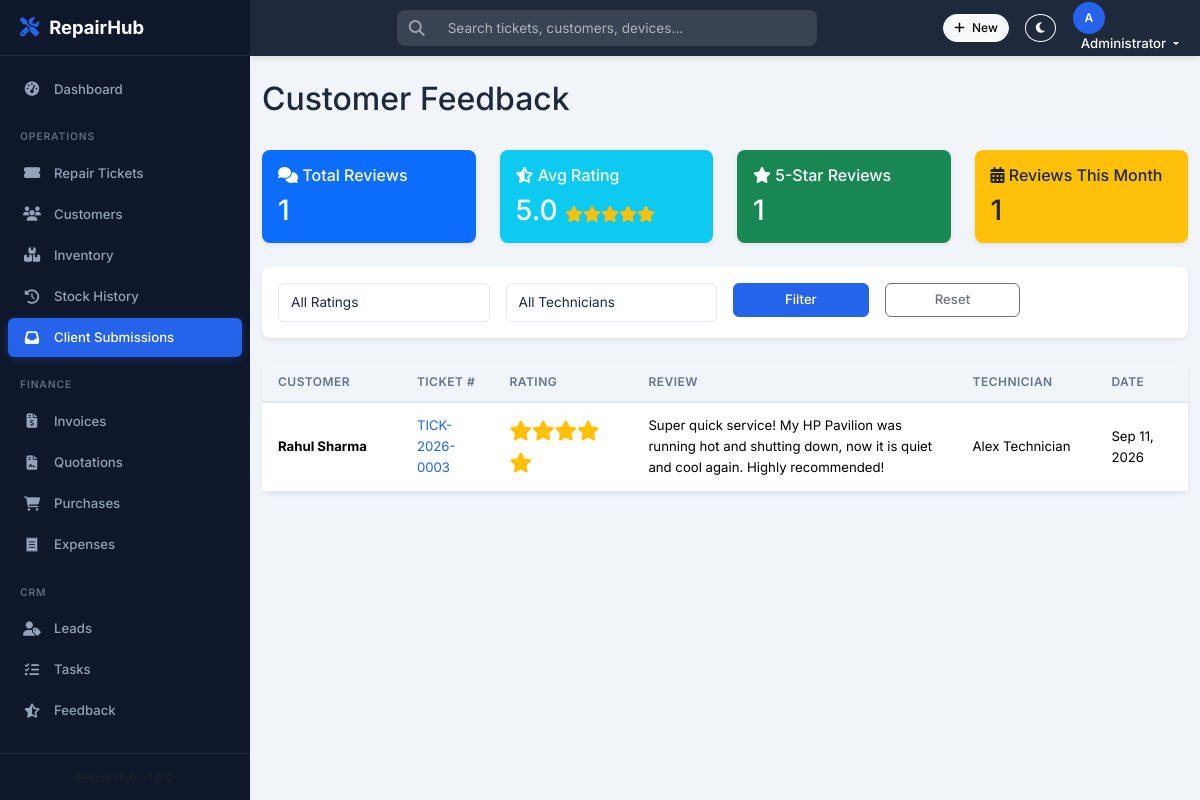
/admin/feedback.php (signed in), run on the app's committed database.
### tables this page shows
CREATE TABLE `feedback` (
  `id` int NOT NULL AUTO_INCREMENT,
  `ticket_id` int NOT NULL,
  `customer_id` int NOT NULL,
  `rating` tinyint NOT NULL,
  `review` text,
  `technician_id` int DEFAULT NULL,
  `is_visible` tinyint(1) NOT NULL DEFAULT '1',
  `created_at` datetime NOT NULL DEFAULT CURRENT_TIMESTAMP,
  PRIMARY KEY (`id`),
  KEY `idx_ticket` (`ticket_id`),
  KEY `idx_customer` (`customer_id`),
  KEY `idx_rating` (`rating`)
);

CREATE TABLE `customers` (
  `id` int NOT NULL AUTO_INCREMENT,
  `name` varchar(100) NOT NULL,
  `email` varchar(150) DEFAULT NULL,
  `phone` varchar(20) NOT NULL,
  `alt_phone` varchar(20) DEFAULT NULL,
  `address` text,
  `city` varchar(100) DEFAULT NULL,
  `state` varchar(100) DEFAULT NULL,
  `pincode` varchar(10) DEFAULT NULL,
  `gst_number` varchar(20) DEFAULT NULL,
  `notes` text,
  `user_id` int DEFAULT NULL,
  `created_by` int DEFAULT NULL,
  `created_at` datetime NOT NULL DEFAULT CURRENT_TIMESTAMP,
  `updated_at` datetime NOT NULL DEFAULT CURRENT_TIMESTAMP ON UPDATE CURRENT_TIMESTAMP,
  PRIMARY KEY (`id`),
  KEY `idx_phone` (`phone`),
  KEY `idx_name` (`name`),
  KEY `created_by` (`created_by`),
  KEY `idx_user_id` (`user_id`),
  CONSTRAINT `customers_ibfk_1` FOREIGN KEY (`created_by`) REFERENCES `users` (`id`) ON DELETE SET NULL
);

CREATE TABLE `repair_tickets` (
  `id` int NOT NULL AUTO_INCREMENT,
  `ticket_id` varchar(30) NOT NULL,
  `customer_id` int NOT NULL,
  `device_type` varchar(50) NOT NULL,
  `device_brand` varchar(100) DEFAULT NULL,
  `device_model` varchar(100) DEFAULT NULL,
  `serial_number` varchar(100) DEFAULT NULL,
  `imei_number` varchar(20) DEFAULT NULL,
  `device_password` varchar(100) DEFAULT NULL,
  `device_condition` text,
  `problem_description` text NOT NULL,
  `diagnosis` text,
  `resolution` text,
  `completion_summary` text,
  `time_spent_total` int DEFAULT '0',
  `parts_used_notes` text,
  `submitted_by_client` tinyint(1) NOT NULL DEFAULT '0',
  `status` enum('Pending','In Progress','Waiting for Parts','Ready for Pickup','Completed','Delivered','Cancelled') NOT NULL DEFAULT 'Pending',
  `priority` enum('Low','Normal','High','Urgent') NOT NULL DEFAULT 'Normal',
  `estimated_cost` decimal(10,2) DEFAULT '0.00',
  `final_cost` decimal(10,2) DEFAULT '0.00',
  `assigned_to` int DEFAULT NULL,
  `created_by` int DEFAULT NULL,
  `due_date` date DEFAULT NULL,
  `completed_at` datetime DEFAULT NULL,
  `delivered_at` datetime DEFAULT NULL,
  `created_at` datetime NOT NULL DEFAULT CURRENT_TIMESTAMP,
  `updated_at` datetime NOT NULL DEFAULT CURRENT_TIMESTAMP ON UPDATE CURRENT_TIMESTAMP,
  PRIMARY KEY (`id`),
  UNIQUE KEY `ticket_id` (`ticket_id`),
  KEY `idx_status` (`status`),
  KEY `idx_priority` (`priority`),
  KEY `idx_customer` (`customer_id`),
  KEY `idx_assigned` (`assigned_to`),
  KEY `idx_created_at` (`created_at`),
  KEY `created_by` (`created_by`),
  CONSTRAINT `repair_tickets_ibfk_1` FOREIGN KEY (`customer_id`) REFERENCES `customers` (`id`) ON DELETE CASCADE,
  CONSTRAINT `repair_tickets_ibfk_2` FOREIGN KEY (`assigned_to`) REFERENCES `users` (`id`) ON DELETE SET NULL,
  CONSTRAINT `repair_tickets_ibfk_3` FOREIGN KEY (`created_by`) REFERENCES `users` (`id`) ON DELETE SET NULL
);

CREATE TABLE `users` (
  `id` int NOT NULL AUTO_INCREMENT,
  `name` varchar(100) NOT NULL,
  `email` varchar(150) NOT NULL,
  `password` varchar(255) NOT NULL,
  `phone` varchar(20) DEFAULT NULL,
  `role` enum('Admin','Technician','Receptionist','Client') NOT NULL DEFAULT 'Technician',
  `avatar` varchar(255) DEFAULT NULL,
  `is_active` tinyint(1) NOT NULL DEFAULT '1',
  `last_login` datetime DEFAULT NULL,
  `created_at` datetime NOT NULL DEFAULT CURRENT_TIMESTAMP,
  `updated_at` datetime NOT NULL DEFAULT CURRENT_TIMESTAMP ON UPDATE CURRENT_TIMESTAMP,
  PRIMARY KEY (`id`),
  UNIQUE KEY `email` (`email`),
  KEY `idx_email` (`email`),
  KEY `idx_role` (`role`)
);

### admin/feedback.php (the view, shortened to what this page needs)
<?php
require_once '../config.php';
$page = isset($_GET['page']) && is_numeric($_GET['page']) ? (int)$_GET['page'] : 1;
$perPage = 15;
$offset = ($page - 1) * $perPage;
$whereConditions = [];
$params = [];
$whereSQL = count($whereConditions) > 0 ? 'WHERE ' . implode(' AND ', $whereConditions) : '';
$totalReviews = $pdo->query("SELECT COUNT(*) FROM feedback")->fetchColumn();
$avgRating = $pdo->query("SELECT AVG(rating) FROM feedback")->fetchColumn() ?: 0;
$fiveStarCount = $pdo->query("SELECT COUNT(*) FROM feedback WHERE rating = 5")->fetchColumn();
$reviewsThisMonth = $pdo->query("SELECT COUNT(*) FROM feedback WHERE MONTH(created_at) = MONTH(CURRENT_DATE()) AND YEAR(created_at) = YEAR(CURRENT_DATE())")->fetchColumn();
$query = "
    SELECT f.*, c.name as customer_name, rt.ticket_id, t.name as technician_name
    FROM feedback f
    LEFT JOIN customers c ON f.customer_id = c.id
    LEFT JOIN repair_tickets rt ON f.ticket_id = rt.id
    LEFT JOIN users t ON f.technician_id = t.id
    $whereSQL
    ORDER BY f.created_at DESC
    LIMIT $perPage OFFSET $offset
";
$stmt = $pdo->prepare($query);
$stmt->execute($params);
$feedbackList = $stmt->fetchAll();
include '../includes/header.php';
include '../includes/sidebar.php';
function renderStars($rating) {
    $html = '';
    for ($i = 1; $i <= 5; $i++) {
        if ($i <= $rating) {
            $html .= '<i class="fas fa-star text-warning"></i>';
        } else {
            $html .= '<i class="far fa-star text-warning"></i>';
        }
    }
    return $html;
}
?>
<div class="main-content" id="mainContent">
  <div class="container-fluid py-4">
    <div class="d-flex justify-content-between align-items-center mb-4">
        <h2>Customer Feedback</h2>
    </div>
    <div class="row mb-4">
        <div class="col-md-3">
            <div class="card border-0 shadow-sm bg-primary text-white h-100">
                <div class="card-body">
                    <h6 class="card-title"><i class="fas fa-comments"></i> Total Reviews</h6>
                    <h3 class="mb-0"><?= $totalReviews ?></h3>
                </div>
            </div>
        </div>
        <div class="col-md-3">
            <div class="card border-0 shadow-sm bg-info text-white h-100">
                <div class="card-body">
                    <h6 class="card-title"><i class="fas fa-star-half-alt"></i> Avg Rating</h6>
                    <h3 class="mb-0"><?= number_format($avgRating, 1) ?> <small class="fs-6"><?= renderStars(round($avgRating)) ?></small></h3>
                </div>
            </div>
        </div>
        <div class="col-md-3">
            <div class="card border-0 shadow-sm bg-success text-white h-100">
                <div class="card-body">
                    <h6 class="card-title"><i class="fas fa-star"></i> 5-Star Reviews</h6>
                    <h3 class="mb-0"><?= $fiveStarCount ?></h3>
                </div>
            </div>
        </div>
        <div class="col-md-3">
            <div class="card border-0 shadow-sm bg-warning text-dark h-100">
                <div class="card-body">
                    <h6 class="card-title"><i class="fas fa-calendar-alt"></i> Reviews This Month</h6>
                    <h3 class="mb-0"><?= $reviewsThisMonth ?></h3>
                </div>
            </div>
        </div>
    </div>
    <div class="card border-0 shadow-sm mb-4">
        <div class="card-body">
            <form method="GET" class="row g-3">
                <div class="col-md-3">
                    <select name="rating" class="form-select">
                        <option value="">All Ratings</option>
                    </select>
                </div>
                <div class="col-md-3">
                    <select name="technician" class="form-select">
                        <option value="">All Technicians</option>
                    </select>
                </div>
                <div class="col-md-2">
                    <button type="submit" class="btn btn-primary w-100">Filter</button>
                </div>
                <div class="col-md-2">
                    <a href="feedback.php" class="btn btn-outline-secondary w-100">Reset</a>
                </div>
            </form>
        </div>
    </div>
    <div class="card border-0 shadow-sm">
        <div class="card-body p-0">
            <div class="table-responsive">
                <table class="table table-hover align-middle mb-0">
                    <thead class="table-light">
                        <tr>
                            <th width="15%">Customer</th>
                            <th width="10%">Ticket #</th>
                            <th width="15%">Rating</th>
                            <th width="35%">Review</th>
                            <th width="15%">Technician</th>
                            <th width="10%">Date</th>
                        </tr>
                    </thead>
                    <tbody>
                        <?php if (empty($feedbackList)): ?>
                        <tr><td colspan="6" class="text-center py-4">No feedback found.</td></tr>
                        <?php else: ?>
                            <?php foreach ($feedbackList as $fb): ?>
                            <tr>
                                <td><span class="fw-bold"><?= htmlspecialchars($fb['customer_name'] ?? 'Unknown') ?></span></td>
                                <td><?= !empty($fb['ticket_id']) ? '<a href="../tickets/view.php?id='.$fb['ticket_id'].'">'.htmlspecialchars($fb['ticket_id']).'</a>' : '-' ?></td>
                                <td class="star-display fs-5"><?= renderStars($fb['rating']) ?></td>
                                <td><?= nl2br(htmlspecialchars($fb['review'])) ?></td>
                                <td><?= htmlspecialchars($fb['technician_name'] ?? 'Unassigned') ?></td>
                                <td><?= date('M d, Y', strtotime($fb['created_at'])) ?></td>
                            </tr>
                            <?php endforeach; ?>
                        <?php endif; ?>
                    </tbody>
                </table>
            </div>
        </div>
    </div>
  </div>
</div>
<?php include '../includes/footer.php'; ?>

### assets/css/style.css (style rules this page uses)
:root { --rh-primary: #2563eb; --rh-primary-hover: #1d4ed8; --rh-primary-light: rgba(37, 99, 235, 0.1); --rh-sidebar-bg: #0f172a; --rh-sidebar-hover: #1e293b; --rh-sidebar-active: #2563eb; --rh-sidebar-text: #94a3b8; --rh-sidebar-text-active: #ffffff; --rh-sidebar-width: 250px; --rh-topbar-height: 56px; --rh-topbar-bg: #1e293b; --rh-body-bg: #f1f5f9; --rh-card-bg: #ffffff; --rh-text-primary: #1e293b; --rh-text-secondary: #64748b; --rh-text-muted: #94a3b8; --rh-border-color: #e2e8f0; --rh-success: #10b981; --rh-warning: #f59e0b; --rh-danger: #ef4444; --rh-info: #06b6d4; --rh-shadow-sm: 0 1px 2px rgba(0,0,0,0.05); --rh-shadow-md: 0 4px 6px -1px rgba(0,0,0,0.07), 0 2px 4px -1px rgba(0,0,0,0.04); --rh-shadow-lg: 0 10px 15px -3px rgba(0,0,0,0.08), 0 4px 6px -2px rgba(0,0,0,0.04); --rh-radius: 8px; --rh-radius-lg: 12px; --rh-transition: 0.2s ease; }
* { margin: 0; padding: 0; box-sizing: border-box; }
body { font-family: 'Inter', system-ui, -apple-system, 'Segoe UI', Roboto, sans-serif; font-size: 0.875rem; background-color: var(--rh-body-bg); color: var(--rh-text-primary); line-height: 1.6; overflow-x: hidden; transition: background-color var(--rh-transition), color var(--rh-transition); }
a { color: var(--rh-primary); text-decoration: none; transition: color var(--rh-transition); }
.main-content { margin-left: var(--rh-sidebar-width); margin-top: var(--rh-topbar-height); min-height: calc(100vh - var(--rh-topbar-height)); transition: margin-left var(--rh-transition); padding: 0; }
.card { background: var(--rh-card-bg); border: 1px solid var(--rh-border-color); border-radius: var(--rh-radius); transition: box-shadow var(--rh-transition), transform var(--rh-transition); }
.card.border-0 { border: none; }
.card.shadow-sm { box-shadow: var(--rh-shadow-sm); }
.table { color: var(--rh-text-primary); font-size: 0.825rem; }
.table thead th { background: var(--rh-body-bg); color: var(--rh-text-secondary); font-weight: 600; font-size: 0.75rem; text-transform: uppercase; letter-spacing: 0.04em; border-bottom: 2px solid var(--rh-border-color); padding: 10px 16px; white-space: nowrap; }
.table tbody td { padding: 12px 16px; border-bottom: 1px solid var(--rh-border-color); vertical-align: middle; }
.btn-primary { background: var(--rh-primary); border-color: var(--rh-primary); }
.btn { font-size: 0.825rem; font-weight: 500; border-radius: 6px; padding: 6px 14px; transition: all var(--rh-transition); }
.form-control, .form-select { border-radius: 6px; border: 1px solid var(--rh-border-color); font-size: 0.85rem; padding: 8px 12px; background: var(--rh-card-bg); color: var(--rh-text-primary); transition: border-color var(--rh-transition), box-shadow var(--rh-transition); }
.star-display { color: #f59e0b; font-size: 0.9rem; }

### data on the page
feedback: customer.name "Rahul Sharma", repair_tickets.ticket_id "TICK-2026-0003", rating 5 (drawn), review "Super quick service! My HP Pavilion was running hot and shutting down, now it is quiet and cool again. Highly recommended!", users.name "Alex Technician", created_at "Sep 11, 2026"

### other printed values
getInitials($currentUser['name']) "A"
$currentUser['name'] "Administrator"
APP_NAME "RepairHub"
$totalReviews "1"
$avgRating "5.0"
$fiveStarCount "1"
$reviewsThisMonth "1"
